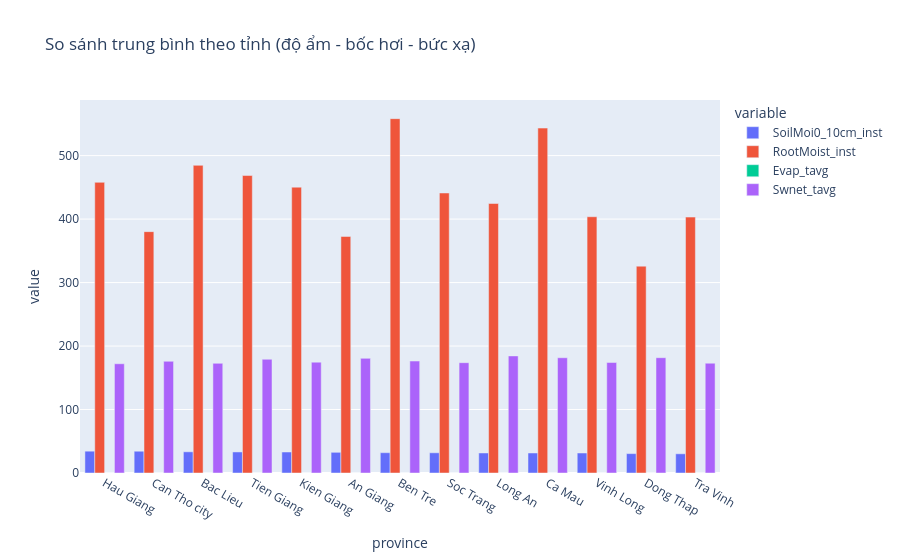

The cell this chart's notebook holds for it:
### Code cell
province_profile = (
    df_gldas.groupby("province")
    .agg(
        {
            "SoilMoi0_10cm_inst": "mean",
            "RootMoist_inst": "mean",
            "Evap_tavg": "mean",
            "Rainf_tavg": "sum",
            "Tair_f_inst": "mean",
            "Swnet_tavg": "mean",
        }
    )
    .sort_values("SoilMoi0_10cm_inst", ascending=False)
)
display(province_profile.round(3))
fig = px.bar(
    province_profile.reset_index(),
    x="province",
    y=["SoilMoi0_10cm_inst", "RootMoist_inst", "Evap_tavg", "Swnet_tavg"],
    barmode="group",
    title="So sánh trung bình theo tỉnh (độ ẩm - bốc hơi - bức xạ)",
)
fig.show()

### Figure 1 — Plotly figure (JSON) as saved in the notebook; plotly's stock layout.template omitted (floating-point values rounded to 4 significant figures)
{"data": [{"alignmentgroup": "True", "hovertemplate": "variable=SoilMoi0_10cm_inst<br>province=%{x}<br>value=%{y}<extra></extra>", "legendgroup": "SoilMoi0_10cm_inst", "marker": {"color": "#636efa", "pattern": {"shape": ""}}, "name": "SoilMoi0_10cm_inst", "offsetgroup": "SoilMoi0_10cm_inst", "orientation": "v", "showlegend": true, "textposition": "auto", "type": "bar", "x": ["Hau Giang", "Can Tho city", "Bac Lieu", "Tien Giang", "Kien Giang", "An Giang", "Ben Tre", "Soc Trang", "Long An", "Ca Mau", "Vinh Long", "Dong Thap", "Tra Vinh"], "xaxis": "x", "y": [34.38, 34.31, 33.4, 33.17, 33.08, 32.59, 32.0, 31.84, 31.54, 31.52, 31.51, 30.55, 30.27], "yaxis": "y"}, {"alignmentgroup": "True", "hovertemplate": "variable=RootMoist_inst<br>province=%{x}<br>value=%{y}<extra></extra>", "legendgroup": "RootMoist_inst", "marker": {"color": "#EF553B", "pattern": {"shape": ""}}, "name": "RootMoist_inst", "offsetgroup": "RootMoist_inst", "orientation": "v", "showlegend": true, "textposition": "auto", "type": "bar", "x": ["Hau Giang", "Can Tho city", "Bac Lieu", "Tien Giang", "Kien Giang", "An Giang", "Ben Tre", "Soc Trang", "Long An", "Ca Mau", "Vinh Long", "Dong Thap", "Tra Vinh"], "xaxis": "x", "y": [457.9, 380.2, 484.7, 468.7, 450.3, 372.6, 558.2, 441.1, 424.6, 543.4, 403.7, 325.9, 403.2], "yaxis": "y"}, {"alignmentgroup": "True", "hovertemplate": "variable=Evap_tavg<br>province=%{x}<br>value=%{y}<extra></extra>", "legendgroup": "Evap_tavg", "marker": {"color": "#00cc96", "pattern": {"shape": ""}}, "name": "Evap_tavg", "offsetgroup": "Evap_tavg", "orientation": "v", "showlegend": true, "textposition": "auto", "type": "bar", "x": ["Hau Giang", "Can Tho city", "Bac Lieu", "Tien Giang", "Kien Giang", "An Giang", "Ben Tre", "Soc Trang", "Long An", "Ca Mau", "Vinh Long", "Dong Thap", "Tra Vinh"], "xaxis": "x", "y": [4.239e-05, 4.447e-05, 4.089e-05, 4.31e-05, 4.419e-05, 4.56e-05, 4.179e-05, 4.049e-05, 4.296e-05, 4.147e-05, 4.166e-05, 4.411e-05, 4.083e-05], "yaxis": "y"}, {"alignmentgroup": "True", "hovertemplate": "variable=Swnet_tavg<br>province=%{x}<br>value=%{y}<extra></extra>", "legendgroup": "Swnet_tavg", "marker": {"color": "#ab63fa", "pattern": {"shape": ""}}, "name": "Swnet_tavg", "offsetgroup": "Swnet_tavg", "orientation": "v", "showlegend": true, "textposition": "auto", "type": "bar", "x": ["Hau Giang", "Can Tho city", "Bac Lieu", "Tien Giang", "Kien Giang", "An Giang", "Ben Tre", "Soc Trang", "Long An", "Ca Mau", "Vinh Long", "Dong Thap", "Tra Vinh"], "xaxis": "x", "y": [172.1, 176.0, 172.8, 179.2, 174.6, 180.6, 176.3, 173.8, 184.4, 181.6, 174.0, 181.6, 173.0], "yaxis": "y"}], "layout": {"barmode": "group", "legend": {"title": {"text": "variable"}, "tracegroupgap": 0}, "title": {"text": "So sánh trung bình theo tỉnh (độ ẩm - bốc hơi - bức xạ)"}, "xaxis": {"anchor": "y", "domain": [0, 1], "title": {"text": "province"}}, "yaxis": {"anchor": "x", "domain": [0, 1], "title": {"text": "value"}}}}
